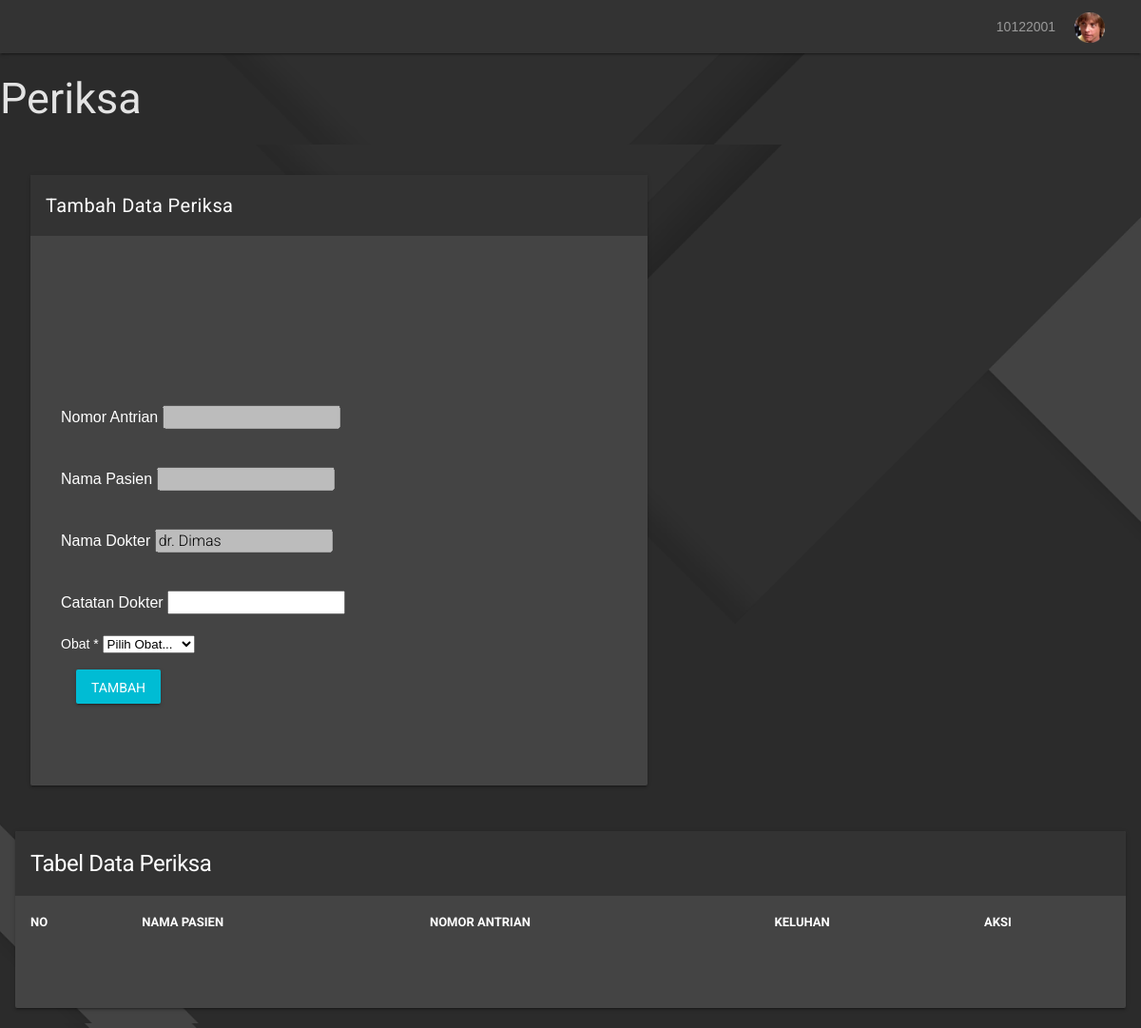
Before: /dokterdashboard.php?page=periksa (signed in) with the older database file.
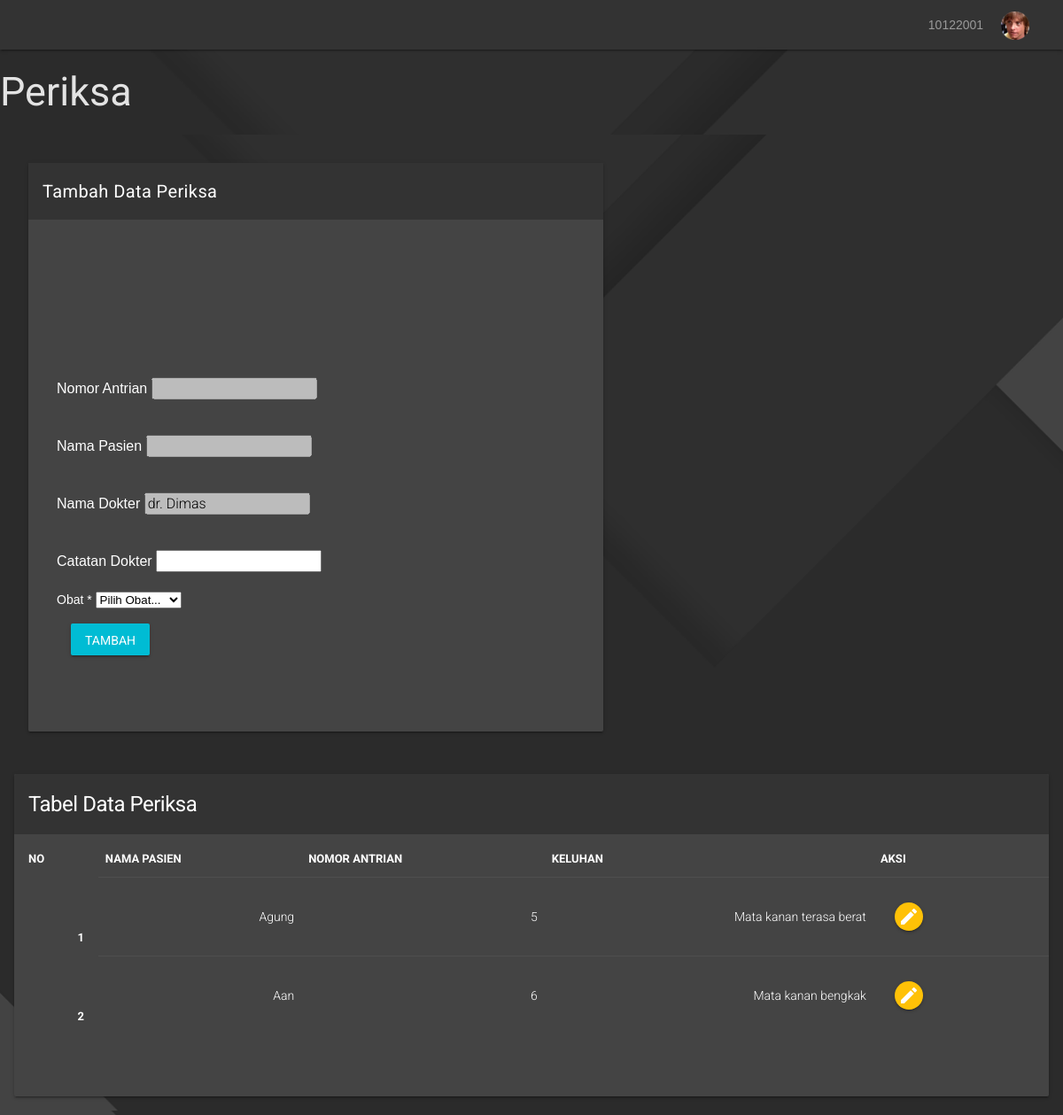
After: the same page with the newer database file.
### tables this page shows
CREATE TABLE `daftar_poli` (
  `id` int(11) UNSIGNED NOT NULL,
  `id_pasien` int(11) UNSIGNED NOT NULL,
  `id_jadwal` int(11) UNSIGNED NOT NULL,
  `keluhan` text NOT NULL,
  `no_antrian` int(11) UNSIGNED NOT NULL,
  `tanggal` timestamp NOT NULL DEFAULT current_timestamp() ON UPDATE current_timestamp()
);

CREATE TABLE `pasien` (
  `id` int(11) UNSIGNED NOT NULL,
  `nama` varchar(255) NOT NULL,
  `alamat` varchar(255) NOT NULL,
  `no_ktp` varchar(255) NOT NULL,
  `no_hp` varchar(255) NOT NULL,
  `no_rm` varchar(255) NOT NULL
);

### periksa.php (the view, shortened to what this page needs)
<main class="mdl-layout__content ui-form-components">
<div class="mdl-grid mdl-cell mdl-cell--12-col-desktop mdl-cell--12-col-tablet mdl-cell--4-col-phone mdl-cell--top">
    <div class="mdl-cell mdl-cell--7-col-desktop mdl-cell--7-col-tablet mdl-cell--4-col-phone">
        <div class="mdl-card mdl-shadow--2dp">
            <div class="mdl-card__title">
                <h5 class="mdl-card__title-text text-color--white">Tambah Data Periksa</h5>
            </div>
            <div class="mdl-card__supporting-text">
                <form class="form form--basic" method="POST" action="">
                <?php
                    $nama_dokter = $_SESSION['nama'];
                    $catatan = '';
                    $nama_pasien = '';
                    $no_antrian = '';
                    ?>
                    <div class="mdl-grid">
                        <div class="mdl-cell mdl-cell--12-col-desktop mdl-cell--12-col-tablet mdl-cell--4-col-phone form__article">
                            <div class="mdl-textfield mdl-js-textfield full-size">
                            </div>
                            <div class="mdl-textfield mdl-js-textfield full-size">
                            </div>
                            <div class="mdl-textfield mdl-js-textfield full-size">
                            </div>
                            <div class="mdl-textfield mdl-js-textfield full-size">Nomor Antrian
                                <input style="color:black;" disabled type="text" name="no_antrian" class="form-control" required value="<?php echo $no_antrian ?>">
                            </div>
                            <div class="mdl-textfield mdl-js-textfield full-size">Nama Pasien
                                <input style="color:black;" disabled type="text" name="id_pasien" class="form-control" required value="<?php echo $nama_pasien ?>">
                            </div>
                            <div class="mdl-textfield mdl-js-textfield full-size">Nama Dokter
                                <input disabled style="color:black;" type="text" name="id_dokter" class="form-control" required value="<?php echo $nama_dokter ?>">
                            </div>
                            <div class="mdl-textfield mdl-js-textfield full-size">Catatan Dokter
                                <input style="color:black;" type="text" name="catatan" class="form-control" required value="<?php echo $catatan ?>">
                            </div>
                            <div class="dropdown mb-3 w-25">
                                <label for="id_obat">Obat <span class="text-danger">*</span></label>
                                <select class="form-select" name="id_obat" aria-label="id_obat">
                                    <option value="" selected>Pilih Obat...</option>
                                </select>
                            </div>
                            <li class="mdl-list__item">
                                <button type="submit" name="simpanData" class="mdl-button mdl-js-button mdl-button--raised mdl-js-ripple-effect button--colored-light-blue">
                                    Tambah
                                </button>
                            </li>
                        </div>
                    </div>
                </form>
            </div>
        </div>
    </div>
</div>
<div class="mdl-grid ui-tables">
            <div class="mdl-cell mdl-cell--12-col-desktop mdl-cell--12-col-tablet mdl-cell--4-col-phone">
                <div class="mdl-card mdl-shadow--2dp">
                    <div class="mdl-card__title">
                        <h1 class="mdl-card__title-text">Tabel Data Periksa</h1>
                    </div>
                    <div class="mdl-card__supporting-text no-padding">
                        <table class="mdl-data-table mdl-js-data-table">
                            <thead>
                                <tr>
                                    <th class="mdl-data-table__cell--non-numeric">NO</th>
                                    <th class="mdl-data-table__cell--non-numeric">NAMA PASIEN</th>
                                    <th class="mdl-data-table__cell--non-numeric">NOMOR ANTRIAN</th>
                                    <th class="mdl-data-table__cell--non-numeric">KELUHAN</th>
                                    <th class="mdl-data-table__cell--non-numeric">AKSI</th>
                            </thead>
                            <tbody>
                            <?php
                        $id_dokter = $_SESSION['id'];
                        $result = mysqli_query($mysqli, "
                                SELECT daftar_poli.*, pasien.nama AS nama, jadwal_periksa.hari, jadwal_periksa.jam_mulai, jadwal_periksa.jam_selesai
                                FROM daftar_poli
                                JOIN (
                                    SELECT id_pasien, MAX(tanggal) as max_tanggal
                                    FROM daftar_poli
                                    GROUP BY id_pasien
                                ) as latest_poli ON daftar_poli.id_pasien = latest_poli.id_pasien AND daftar_poli.tanggal = latest_poli.max_tanggal
                                JOIN jadwal_periksa ON daftar_poli.id_jadwal = jadwal_periksa.id
                                JOIN pasien ON daftar_poli.id_pasien = pasien.id
                                LEFT JOIN periksa ON daftar_poli.id = periksa.id_daftar_poli
                                WHERE jadwal_periksa.id_dokter = '$id_dokter' AND periksa.id_daftar_poli IS NULL
                            ");
                        $no = 1;
                        while ($data = mysqli_fetch_array($result)) :
                        ?>
                                <tr>
                                    <th scope="row"><?php echo $no++ ?></th>
                                    <td><?php echo $data['nama'] ?></td>
                                    <td><?php echo $data['no_antrian'] ?></td>
                                    <td><?php echo $data['keluhan'] ?></td>
                                    <td>
                                            <li class="mdl-list__item">
                                                <a href="dokterdashboard.php?page=periksa&id=<?php echo $data['id'] ?>">
                                                    <button class="mdl-button mdl-js-button mdl-button--icon mdl-button--raised mdl-js-ripple-effect button--colored-orange">
                                                        <i class="material-icons">edit</i>
                                                    </button>
                                                </a>
                                            </li>
                                    </td>
                                </tr>
                                <?php endwhile; ?>
                            </tbody>
                        </table>
                    </div>
                </div>
            </div>
        </div>
</main>

### dokterdashboard.php (shortened to what this page needs)
<!doctype html>
<html lang="en" xmlns="http://www.w3.org/1999/html">
<head>
    <link rel="stylesheet" href="css/lib/getmdl-select.min.css">
    <link rel="stylesheet" href="css/lib/nv.d3.min.css">
    <link rel="stylesheet" href="css/application.min.css">
</head>
<body>
<div class="mdl-layout mdl-js-layout mdl-layout--fixed-drawer mdl-layout--fixed-header is-small-screen">
    <header class="mdl-layout__header">
        <div class="mdl-layout__header-row">
            <?php
                if (isset($_SESSION['nip'])) {
            ?>
            <div class="avatar-dropdown" id="icon">
                <span><?php echo $_SESSION['nip'] ?></span>
                <img src="images/Icon_header.png">
            </div>
            <?php
              }
            ?>
        </div>
    </header>
    <main class="mdl-layout__content">
        <div class="mdl-grid mdl-grid--no-spacing dashboard">
            <div class="mdl-grid mdl-cell mdl-cell--9-col-desktop mdl-cell--12-col-tablet mdl-cell--4-col-phone mdl-cell--top">
                <h2>
                <?php
                                if (isset($_GET['page'])) {
                                    echo ucwords($_GET['page']);
                                } else {
                                    echo "Dashboard";
                                }
                                ?>
                </h2>
            </div>
            <main class="mdl-layout__content ">
            <main role="main" class="container">
                <div class="container-fluid">
                    <?php
                    if (isset($_GET['page'])) {
                        include($_GET['page'] . ".php");
                    } else {
                        echo "<h2>Welcome, Doctor</h2>";
                    }
                    ?>
                </div>
            </main>
</div>
</body>
</html>

Changed rows visible on the page:
added daftar_poli: id_pasien.nama "Agung", no_antrian "5", keluhan "Mata kanan terasa berat"
added daftar_poli: id_pasien.nama "Aan", no_antrian "6", keluhan "Mata kanan bengkak"
